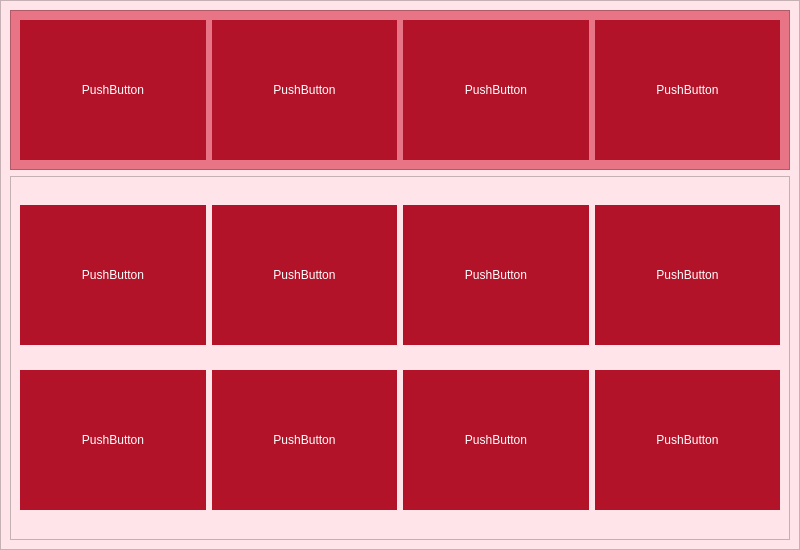
<?xml version="1.0" encoding="UTF-8"?>
<ui version="4.0">
 <class>PagePodcasts</class>
 <widget class="QWidget" name="PagePodcasts">
  <property name="geometry">
   <rect>
    <x>0</x>
    <y>0</y>
    <width>800</width>
    <height>550</height>
   </rect>
  </property>
  <property name="minimumSize">
   <size>
    <width>800</width>
    <height>550</height>
   </size>
  </property>
  <property name="maximumSize">
   <size>
    <width>800</width>
    <height>550</height>
   </size>
  </property>
  <property name="windowTitle">
   <string>Form</string>
  </property>
  <widget class="QFrame" name="frame">
   <property name="geometry">
    <rect>
     <x>0</x>
     <y>0</y>
     <width>800</width>
     <height>550</height>
    </rect>
   </property>
   <property name="minimumSize">
    <size>
     <width>800</width>
     <height>550</height>
    </size>
   </property>
   <property name="maximumSize">
    <size>
     <width>800</width>
     <height>550</height>
    </size>
   </property>
   <property name="styleSheet">
    <string notr="true">background-color : #ffe5e9;
color : white;
font: 75 14pt &quot;Calibri&quot;;</string>
   </property>
   <property name="frameShape">
    <enum>QFrame::StyledPanel</enum>
   </property>
   <property name="frameShadow">
    <enum>QFrame::Raised</enum>
   </property>
   <layout class="QVBoxLayout" name="verticalLayout" stretch="1,3">
    <item>
     <widget class="QFrame" name="frameNews">
      <property name="styleSheet">
       <string notr="true">background-color: #e87585;</string>
      </property>
      <property name="frameShape">
       <enum>QFrame::StyledPanel</enum>
      </property>
      <property name="frameShadow">
       <enum>QFrame::Raised</enum>
      </property>
      <layout class="QGridLayout" name="gridLayout_5">
       <item row="0" column="0">
        <widget class="QPushButton" name="pushButton">
         <property name="minimumSize">
          <size>
           <width>140</width>
           <height>140</height>
          </size>
         </property>
         <property name="styleSheet">
          <string notr="true">background-color: #b21328; border : none;</string>
         </property>
         <property name="text">
          <string>PushButton</string>
         </property>
         <property name="flat">
          <bool>false</bool>
         </property>
        </widget>
       </item>
       <item row="0" column="1">
        <widget class="QPushButton" name="pushButton_2">
         <property name="minimumSize">
          <size>
           <width>140</width>
           <height>140</height>
          </size>
         </property>
         <property name="styleSheet">
          <string notr="true">background-color: #b21328; border : none;</string>
         </property>
         <property name="text">
          <string>PushButton</string>
         </property>
         <property name="flat">
          <bool>false</bool>
         </property>
        </widget>
       </item>
       <item row="0" column="2">
        <widget class="QPushButton" name="pushButton_3">
         <property name="minimumSize">
          <size>
           <width>140</width>
           <height>140</height>
          </size>
         </property>
         <property name="styleSheet">
          <string notr="true">background-color: #b21328; border : none;</string>
         </property>
         <property name="text">
          <string>PushButton</string>
         </property>
         <property name="flat">
          <bool>false</bool>
         </property>
        </widget>
       </item>
       <item row="0" column="3">
        <widget class="QPushButton" name="pushButton_4">
         <property name="minimumSize">
          <size>
           <width>140</width>
           <height>140</height>
          </size>
         </property>
         <property name="styleSheet">
          <string notr="true">background-color: #b21328; border : none;</string>
         </property>
         <property name="text">
          <string>PushButton</string>
         </property>
         <property name="flat">
          <bool>false</bool>
         </property>
        </widget>
       </item>
      </layout>
     </widget>
    </item>
    <item>
     <widget class="QFrame" name="frameOthers">
      <property name="frameShape">
       <enum>QFrame::StyledPanel</enum>
      </property>
      <property name="frameShadow">
       <enum>QFrame::Raised</enum>
      </property>
      <layout class="QGridLayout" name="gridLayout">
       <item row="0" column="2">
        <widget class="QPushButton" name="pushButton_7">
         <property name="minimumSize">
          <size>
           <width>140</width>
           <height>140</height>
          </size>
         </property>
         <property name="styleSheet">
          <string notr="true">background-color: #b21328; border : none;</string>
         </property>
         <property name="text">
          <string>PushButton</string>
         </property>
         <property name="flat">
          <bool>false</bool>
         </property>
        </widget>
       </item>
       <item row="0" column="3">
        <widget class="QPushButton" name="pushButton_8">
         <property name="minimumSize">
          <size>
           <width>140</width>
           <height>140</height>
          </size>
         </property>
         <property name="styleSheet">
          <string notr="true">background-color: #b21328; border : none;</string>
         </property>
         <property name="text">
          <string>PushButton</string>
         </property>
         <property name="flat">
          <bool>false</bool>
         </property>
        </widget>
       </item>
       <item row="0" column="1">
        <widget class="QPushButton" name="pushButton_6">
         <property name="minimumSize">
          <size>
           <width>140</width>
           <height>140</height>
          </size>
         </property>
         <property name="styleSheet">
          <string notr="true">background-color: #b21328; border : none;</string>
         </property>
         <property name="text">
          <string>PushButton</string>
         </property>
         <property name="flat">
          <bool>false</bool>
         </property>
        </widget>
       </item>
       <item row="0" column="0">
        <widget class="QPushButton" name="pushButton_5">
         <property name="minimumSize">
          <size>
           <width>140</width>
           <height>140</height>
          </size>
         </property>
         <property name="styleSheet">
          <string notr="true">background-color: #b21328; border : none;</string>
         </property>
         <property name="text">
          <string>PushButton</string>
         </property>
         <property name="flat">
          <bool>false</bool>
         </property>
        </widget>
       </item>
       <item row="1" column="1">
        <widget class="QPushButton" name="pushButton_9">
         <property name="minimumSize">
          <size>
           <width>140</width>
           <height>140</height>
          </size>
         </property>
         <property name="styleSheet">
          <string notr="true">background-color: #b21328; border : none;</string>
         </property>
         <property name="text">
          <string>PushButton</string>
         </property>
         <property name="flat">
          <bool>false</bool>
         </property>
        </widget>
       </item>
       <item row="1" column="0">
        <widget class="QPushButton" name="pushButton_10">
         <property name="minimumSize">
          <size>
           <width>140</width>
           <height>140</height>
          </size>
         </property>
         <property name="styleSheet">
          <string notr="true">background-color: #b21328; border : none;</string>
         </property>
         <property name="text">
          <string>PushButton</string>
         </property>
         <property name="flat">
          <bool>false</bool>
         </property>
        </widget>
       </item>
       <item row="1" column="2">
        <widget class="QPushButton" name="pushButton_11">
         <property name="minimumSize">
          <size>
           <width>140</width>
           <height>140</height>
          </size>
         </property>
         <property name="styleSheet">
          <string notr="true">background-color: #b21328; border : none;</string>
         </property>
         <property name="text">
          <string>PushButton</string>
         </property>
         <property name="flat">
          <bool>false</bool>
         </property>
        </widget>
       </item>
       <item row="1" column="3">
        <widget class="QPushButton" name="pushButton_12">
         <property name="minimumSize">
          <size>
           <width>140</width>
           <height>140</height>
          </size>
         </property>
         <property name="styleSheet">
          <string notr="true">background-color: #b21328; border : none;</string>
         </property>
         <property name="text">
          <string>PushButton</string>
         </property>
         <property name="flat">
          <bool>false</bool>
         </property>
        </widget>
       </item>
      </layout>
     </widget>
    </item>
   </layout>
  </widget>
 </widget>
 <resources/>
 <connections/>
</ui>
